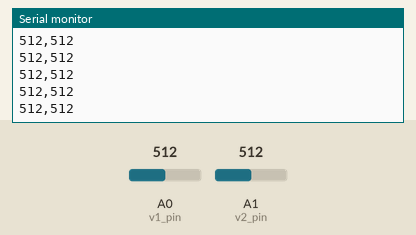
A sketch run on a simulated Arduino Uno, built with avr-gcc and run on an emulated ATmega328P. Shown: the last lines printed to the serial monitor. The test bench sets the inputs (shaded band); at power-on: A0 (v1_pin) = 512, A1 (v2_pin) = 512.

Above: at 1.2 s.
1.3 s: A0 (v1_pin) set to 716
At 2.2 s:
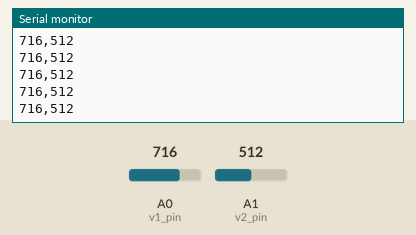
2.8 s: A1 (v2_pin) set to 716
At 3.7 s:
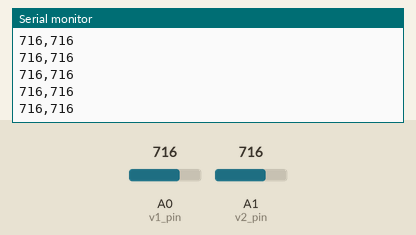
4.3 s: A0 (v1_pin) set to 900
At 5.4 s:
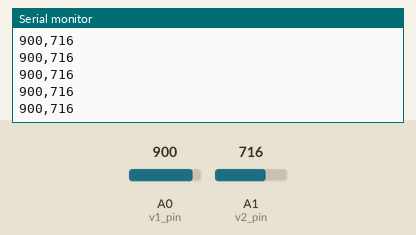
5.8 s: A1 (v2_pin) set to 900
At 6.8 s:
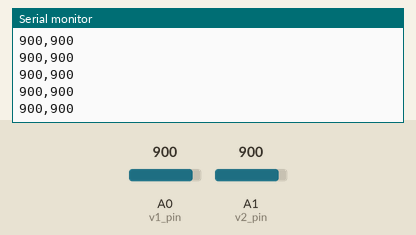
Timing chart, 0 to 8.3 s (numbered marks = the images above; inputs shaded):
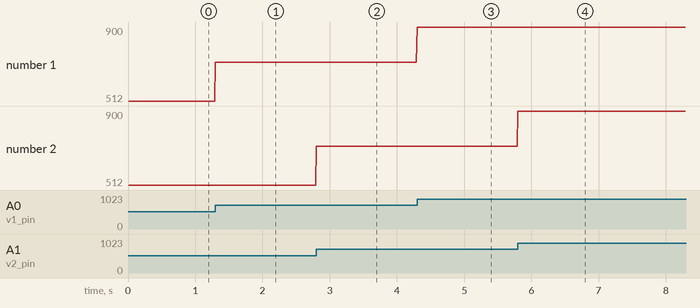

Measured:
- after the input at 1.3 s, the serial monitor: prints a new line at once (image 1)
- after the input at 2.8 s, the serial monitor: prints a new line at once (image 2)
- after the input at 4.3 s, the serial monitor: prints a new line at once (image 3)
- after the input at 5.8 s, the serial monitor: prints a new line at once (image 4)
- plotted number 1: 512 → 716 after the input at 1.3 s, 716 → 900 after the input at 4.3 s

The sketch:

TriangleWaveGen.ino
```cpp
/*

  TriangleWaveGen
  Uses an Arduino to monitor a 555 timer/RC integrator triangle wave generator

  For info and circuit diagrams see https://github.com/tardate/LittleArduinoProjects/tree/main/Electronics101/555Timer/TriangleWaveGen

 */

#include <FlexiTimer2.h>                // use timer for sampling to get even time base for data

const int v1_pin = A0;                  // data sampling pins
const int v2_pin = A1;                  // data sampling pins

void setup() {
  Serial.begin(115200);                 // initialize serial communications (to match that used by PlotNValues.pde)
  pinMode(v1_pin, INPUT);               // enable the sampling pins
  pinMode(v2_pin, INPUT);               // enable the sampling pins

  FlexiTimer2::set(10, sample);          // set the timer callback frequency in ms and function
  FlexiTimer2::start();
}

void loop() {
}


String result = "";
int v1_value = 0;
int v2_value = 0;

void sample() {
  // read the current value and send to the serial port
  v1_value = analogRead(v1_pin);
  v2_value = analogRead(v2_pin);
  Serial.println(result + v1_value + "," + v2_value);
}
```
